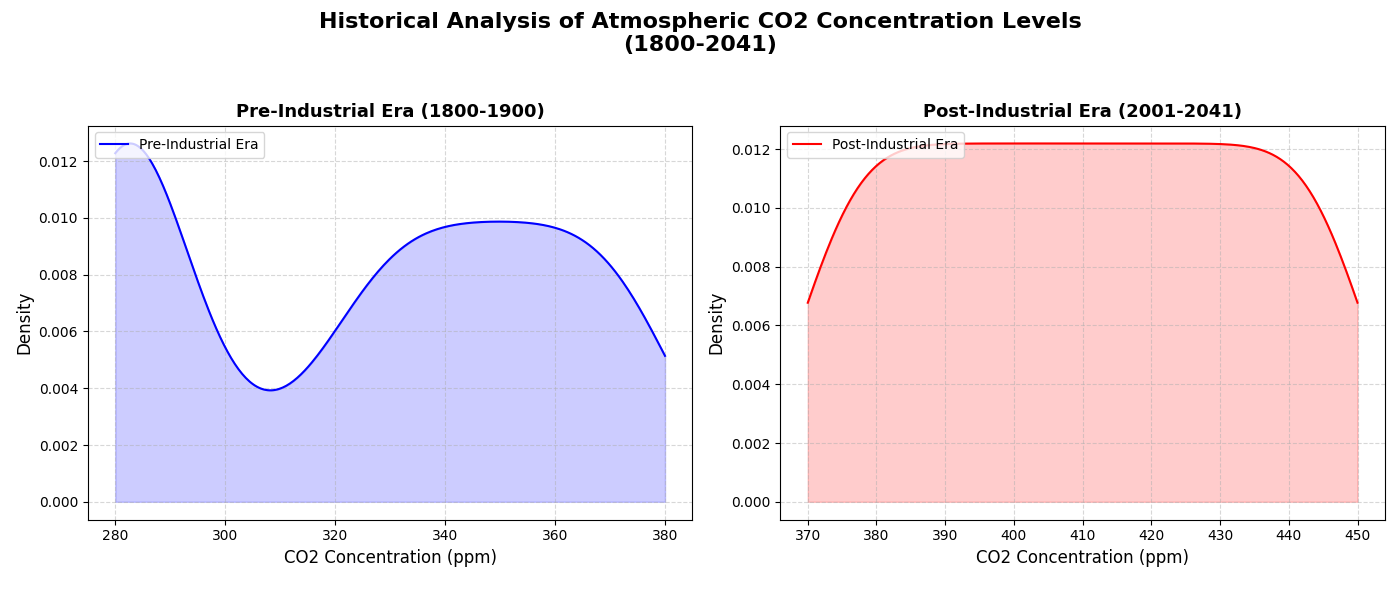

Here is the Python script that generated this plot:
import matplotlib.pyplot as plt
import numpy as np
from scipy.stats import kde

# Backstory: Hypothetical Study on Atmospheric CO2 Concentration Levels Over Time
# In this study, we are analyzing the density of atmospheric CO2 concentration levels over two centuries (1800-2000) to understand long-term trends.

# Constructing the data
years = np.linspace(1800, 2000, 101)
co2_levels_pre_industrial = [280]*20 + [281, 281, 282, 283, 283, 284, 285, 286, 287, 287, 
                                        288, 289, 290, 292, 294, 298, 301, 305, 310, 315] + [320 + i for i in range(61)]
co2_levels_post_industrial = [370 + 2*i for i in range(41)]

# Merging the data
all_years = np.concatenate((years, np.linspace(2001, 2041, 41)))
all_co2_levels = np.concatenate((co2_levels_pre_industrial, co2_levels_post_industrial))

# Plotting the data
fig, ax = plt.subplots(1, 2, figsize=(14, 6))

# Kernel Density Estimation for density plot
density_pre_industrial = kde.gaussian_kde(co2_levels_pre_industrial, bw_method=0.3)
density_post_industrial = kde.gaussian_kde(co2_levels_post_industrial, bw_method=0.3)

x_range_pre = np.linspace(min(co2_levels_pre_industrial), max(co2_levels_pre_industrial), 300)
x_range_post = np.linspace(min(co2_levels_post_industrial), max(co2_levels_post_industrial), 300)

# Plot 1: Density plot for pre-industrial CO2 levels
ax[0].plot(x_range_pre, density_pre_industrial(x_range_pre), label="Pre-Industrial Era", color='blue')
ax[0].fill_between(x_range_pre, density_pre_industrial(x_range_pre), color='blue', alpha=0.2)

# Plot 2: Density plot for post-industrial CO2 levels
ax[1].plot(x_range_post, density_post_industrial(x_range_post), label="Post-Industrial Era", color='red')
ax[1].fill_between(x_range_post, density_post_industrial(x_range_post), color='red', alpha=0.2)

# Adding titles and labels
fig.suptitle('Historical Analysis of Atmospheric CO2 Concentration Levels\n(1800-2041)', fontsize=16, fontweight='bold')

ax[0].set_title('Pre-Industrial Era (1800-1900)', fontsize=13, fontweight='bold')
ax[0].set_xlabel('CO2 Concentration (ppm)', fontsize=12)
ax[0].set_ylabel('Density', fontsize=12)
ax[0].legend(loc='upper left')
ax[0].grid(True, linestyle='--', alpha=0.5)

ax[1].set_title('Post-Industrial Era (2001-2041)', fontsize=13, fontweight='bold')
ax[1].set_xlabel('CO2 Concentration (ppm)', fontsize=12)
ax[1].set_ylabel('Density', fontsize=12)
ax[1].legend(loc='upper left')
ax[1].grid(True, linestyle='--', alpha=0.5)

# Automatically adjusting layout
plt.tight_layout(rect=[0, 0.03, 1, 0.95])

# Display the plot
plt.show()
